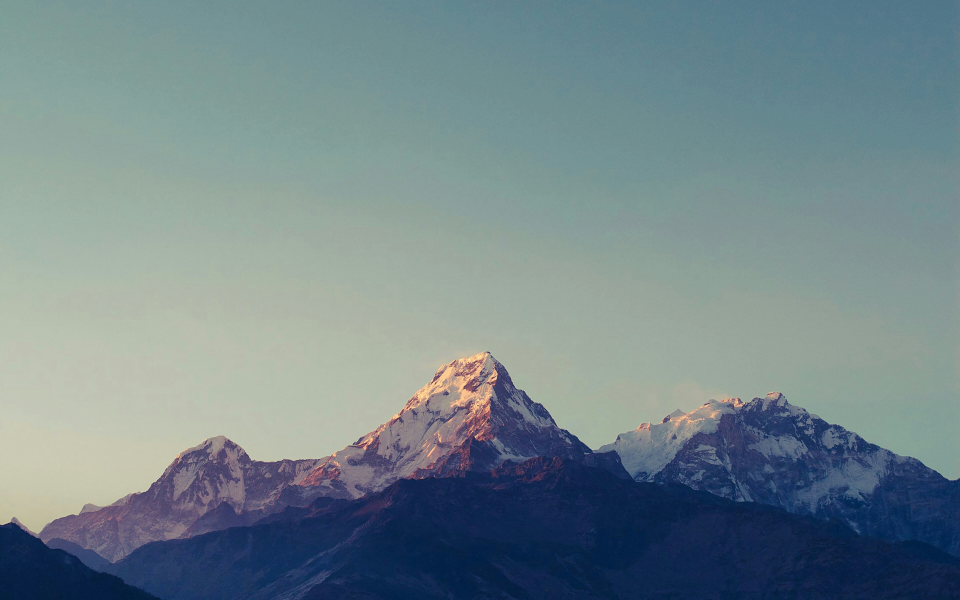
#> input picture data/backgroud/demo.jpg, 3840 x 2400 px, found by its file name (shown at 1/4 size)
$ python image_processing.py   (older library calls are emulated)
#> lines starting #> are read from the running program, lines starting #| are printed output that depends on the picture
from PIL import Image

class ImageProcessing:
    def __init__(self, size):
        self.size = size

    def resize_image(self, image_path, output_path):
#> called with image_path = 'data/backgroud/demo.jpg', output_path = 'output_image.jpg'
        try:
            with Image.open(image_path) as img:
#> img is the input picture: PIL image 3840x2400 RGB; mean R, G, B 115.5, 134.1, 139.2
                if img is None:
                    raise ValueError(f"Image not found or cannot be opened: {image_path}")
                img = img.resize(self.size, Image.Resampling.LANCZOS)  # 使用LANCZOS替代ANTIALIAS
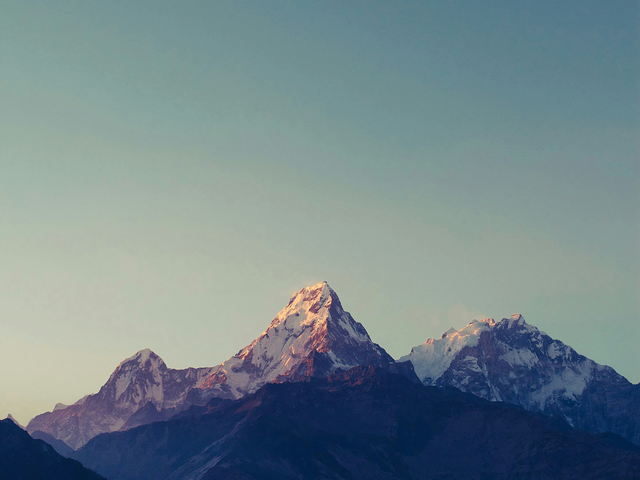
#> img: PIL image 640x480 RGB; mean R, G, B 115.5, 134.1, 139.2
                img.save(output_path)
        except Exception as e:
            print(f"Error processing image: {e}")
            raise

# Example usage
if __name__ == "__main__":
    image_processor = ImageProcessing(size=(640, 480))
    image_processor.resize_image("data/backgroud/demo.jpg", "output_image.jpg")

$ run again, with data/backgroud/bird.jpg copied over data/backgroud/demo.jpg
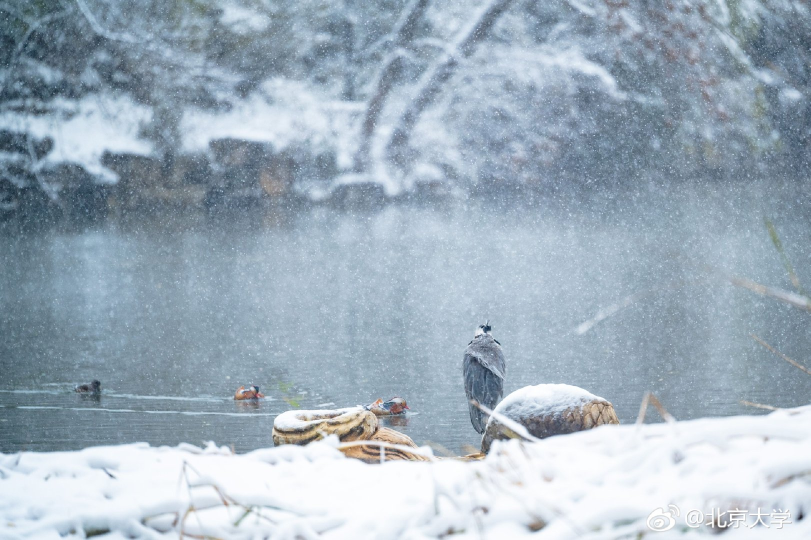
#> input picture data/backgroud/bird.jpg, 1621 x 1080 px, found by its file name (shown at 1/2 size)
#> in resize_image, img is the input picture: PIL image 1621x1080 RGB; mean R, G, B 159.9, 175.6, 188.7
#> in resize_image, `img = img.resize(self.size, Image.Resampling.LANCZOS)`:
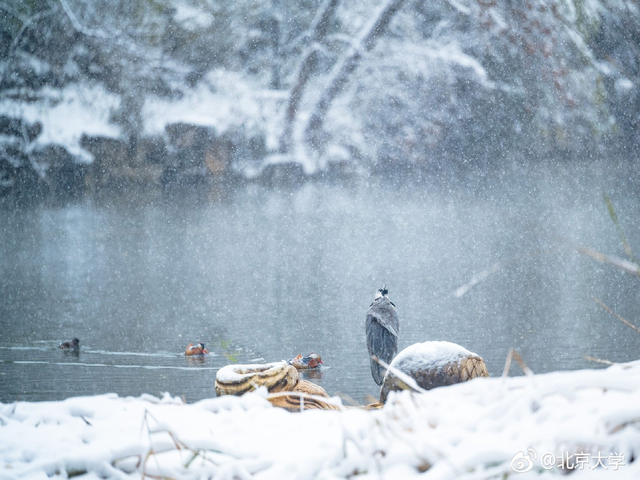
#> img: PIL image 640x480 RGB; mean R, G, B 159.9, 175.6, 188.7
